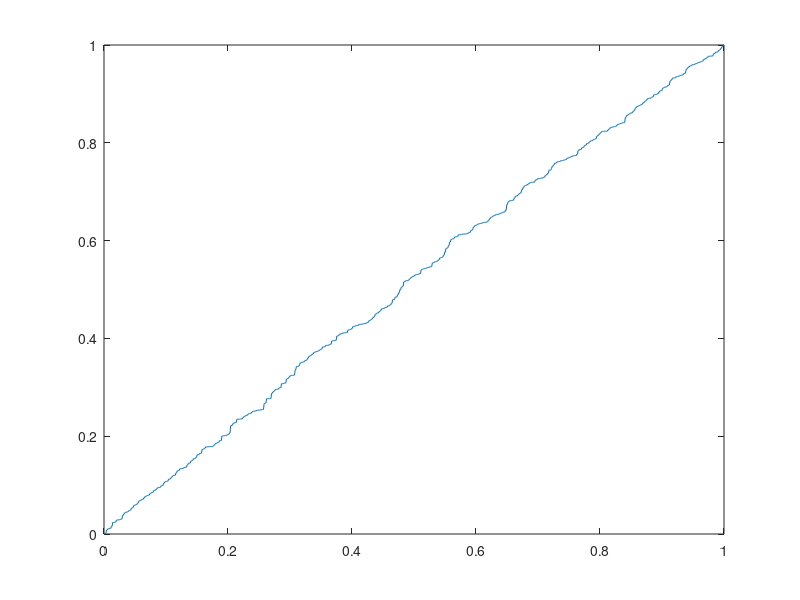

Here is the MATLAB script that generated this plot:
N = 1000;
X = randn(N,1);
P = 1/N*abs(fft(X)).^2;

S = ones(N,1);

V = P./S;
U = 1-exp(-V);
U_sorted = sort(U);
figure
plot((0:N-1)/(N-1), U_sorted);